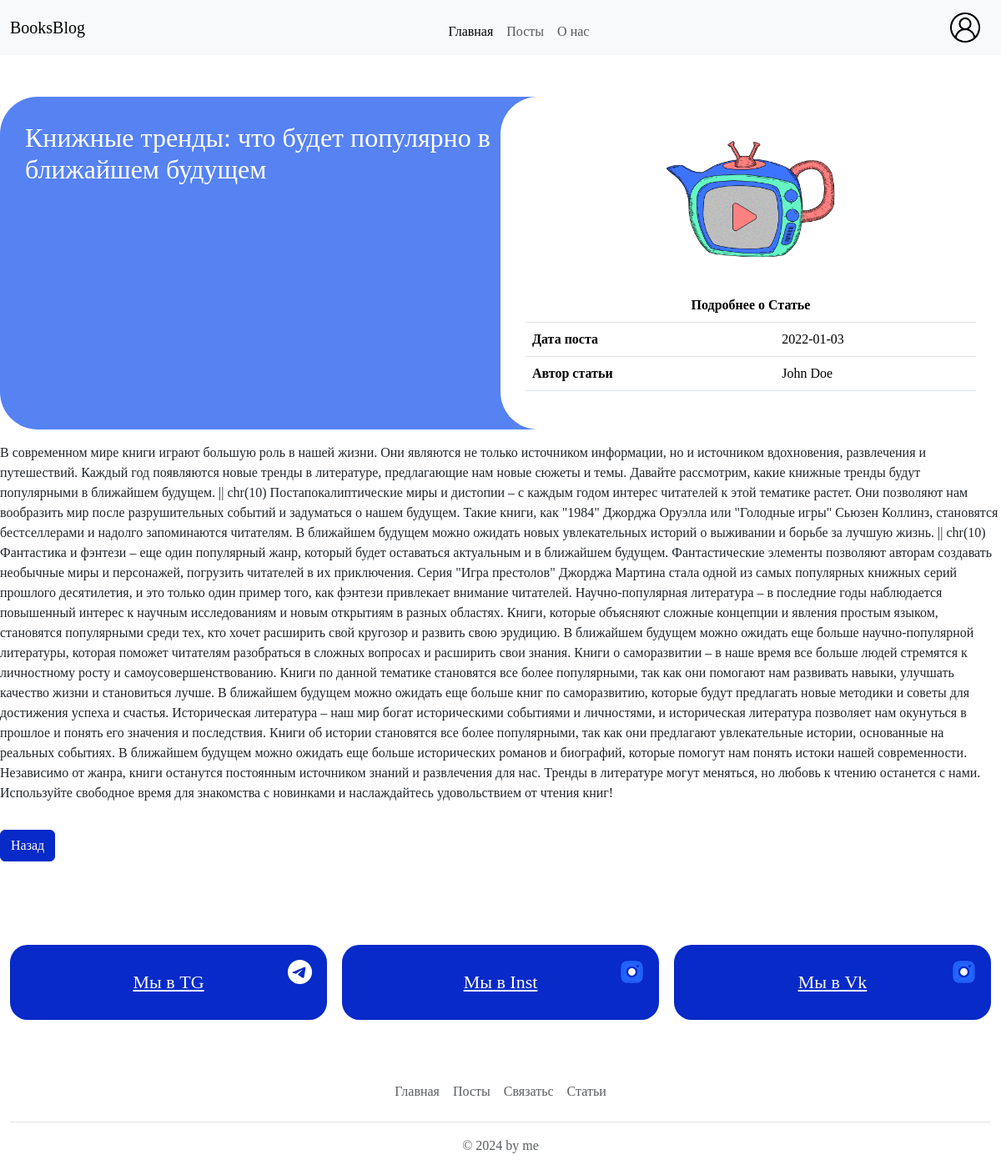
/book-blog-practice/article.php?id=3, run on the app's committed database.
### tables this page shows
CREATE TABLE `Article` (
  `Article_ID` int(11) NOT NULL,
  `Title` varchar(155) NOT NULL,
  `Text` varchar(15555) NOT NULL,
  `Date` varchar(155) NOT NULL,
  `img` varchar(155) DEFAULT NULL,
  `User_ID` int(11) NOT NULL,
  `bg` varchar(155) NOT NULL
);

CREATE TABLE `User` (
  `User_ID` int(11) NOT NULL,
  `Name` varchar(155) NOT NULL,
  `Surname` varchar(155) NOT NULL,
  `phoneNumber` varchar(155) NOT NULL,
  `password` varchar(155) NOT NULL,
  `login` varchar(155) NOT NULL,
  `Role_ID` int(11) NOT NULL
);

### book-blog-practice/article.php (the view, shortened to what this page needs)
<!DOCTYPE html>
<html lang="en">
<head>
    <link href="https://cdn.jsdelivr.net/npm/bootstrap@5.3.2/dist/css/bootstrap.min.css" rel="stylesheet">
    <link rel="stylesheet" href="style/index.css">
</head>
<body>
    <nav class="navbar navbar-expand-lg bg-body-tertiary">
        <div class="container">
            <a class="navbar-brand" href="index.php">BooksBlog</a>
            <div class="collapse navbar-collapse" id="navbarSupportedContent">
                <ul class="navbar-nav me-auto mb-2 mb-lg-0">
                    <li class="nav-item">
                        <a class="nav-link active" aria-current="page" href="#">Главная</a>
                    </li>
                    <li class="nav-item">
                        <a class="nav-link" href="#">Посты</a>
                    </li>
                    <li class="nav-item">
                        <a class="nav-link" href="#">О нас</a>
                    </li>
                </ul>
                <form class="d-flex" action="login.php">
                    <button class="btn login" type="">
                        <img src="media/images/user.png" alt="">
                    </button>
                </form>
            </div>
        </div>
    </nav>
    <div class="container fullPost">
    <?php
    $id = $_GET['id'];
    $connection = new mysqli("localhost", "root", "", "Fakhrutdinova_books_block");
    $query = "SELECT Article.*,  User.Name AS UserName, User.Surname AS UserSurname FROM Article LEFT JOIN User ON Article.User_ID = User.User_ID WHERE Article.Article_ID = $id";
    $result = mysqli_query($connection, $query);
    if (mysqli_num_rows($result) > 0) {
        $row = mysqli_fetch_assoc($result);
        echo '
        <div class="">
            <div>
                <div class="d-lg-flex gap-5">
                    ';
        echo '
                    <div class="post-content d-flex flex-column gap-3">
                     <div class="header">
                        <h2>' . $row['Title'] . '</h2>
                        <div class="header-image">
                         <img src="media/images/103.png"></img>
                         <table class="table">
                            <thead>
                            <tr>
                            <th colspan="2" scope="col" style="text-align: center;  ">Подробнее о Статье</th>
                            </tr>
                            </thead>
                            <tbody>
                            <tr>
                                <th scope="row">Дата поста</th>
                                <td>' . $row['Date'] . '</td>
                            </tr>
                            <tr>
                                <th scope="row">Автор статьи</th>
                                <td>' . $row['UserName'] . " " . $row['UserSurname'] . '</td>
                            </tr>
                            </tbody>
                        </table>
                        </div>
                     </div>
                        <p class=" ">' . $row['Text'] . '</p>
                         <a href="index.php" style="width: max-content;" class="btn btn-primary">Назад</a>
                     </div>
                </div>
            </div>
        </div>
        ';
    } else {
        echo "Пост не найден";
    }
    ?>
</div>
<div class="social-media container" id="contact">
            <a href="#" class="telegram social-media__btn">
                Мы в TG
                <img src="media/images/social-media/Telegram.svg" alt="Instagram">
            </a>
            <a href="#" class="instagram social-media__btn">
            Мы в Inst
            <img src="media/images/social-media/Instagram.svg" alt="Instagram">
            </a>
            <a href="#" class="instagram social-media__btn">
            Мы в Vk
                <img src="media/images/social-media/Instagram.svg" alt="Instagram">
            </a>
        </div>
        <div class="container">
  <footer class="py-3 my-4">
    <ul class="nav justify-content-center border-bottom pb-3 mb-3">
      <li class="nav-item"><a class="nav-link px-2 text-muted" aria-current="page" href="#">Главная</a></li>
      <li class="nav-item">  <a class="nav-link px-2 text-muted" href="#">Посты</a></li>
      <li class="nav-item"><a class="nav-link px-2 text-muted" href="#">Связатьс</a></li>
      <li class="nav-item"><a class="nav-link px-2 text-muted" href="#">Статьи</a></li>
     </ul>
    <p class="text-center text-muted">&copy; 2024 by me</p>
  </footer>
</div>
</body>
</html>

### book-blog-practice/style/index.css (style rules this page uses)
:root { --ligth-blue: #5682F2; --blue: #072AC8; --orange: #F35B04; --black: #14151F; --white: #FFF; }
* { font-family: "Stolzl"; }
.btn { background-color: var(--blue); border-color: var(--blue); }
.container { max-width: 1200px; margin: auto; }
.login { height: 50px; }
.login img { height: 100%; }
.post-content { width: 100%; }
.fullPost { padding: 50px 0; }
.navbar-expand-lg .navbar-nav { margin: auto; }
nav .btn { background-color: transparent; border-color: transparent; }
.social-media { display: grid; grid-template-columns: 1fr 1fr 1fr; gap: 18px; margin: 50px auto; }
.social-media__btn { font-size: 22px; color: white; line-height: 0.9; text-align: center; border-radius: 21px; background: var(--blue); padding: 35px 0; position: relative; }
.social-media__btn img { position: absolute; top: 15px; right: 15px; fill: var(--white); color: white; }
.header { background-color: var(--ligth-blue); display: grid; grid-template-columns: 1fr 1fr; border-radius: 45px 0 0 45px; }
.header h2 { color: var(--white); margin: 30px 0 0 30px; }
.header-image { background-color: var(--white); border-radius: 45px 0 0 45px; padding: 30px; display:flex; flex-direction: column; justify-content: right; align-items: center; }
.header-image img { height: 200px; width: 230px; }

### data on the page
article: Title "Книжные тренды: что будет популярно в ближайшем будущем", Date "2022-01-03", User_ID.Name "John", User_ID.Surname "Doe", Text "В современном мире книги играют большую роль в нашей жизни. Они являются не только источником информации, но и источником вдохновения, развлечения и путешествий. Каждый год появляются новые тренды в литературе, предлагающие нам новые сюжеты и темы. Давайте рассмотрим, какие книжные тренды будут популярными в ближайшем будущем. || chr(10) Постапокалиптические миры и дистопии – с каждым годом интерес читателей к этой тематике растет. Они позволяют нам вообразить мир после разрушительных событий и задуматься о нашем будущем. Такие книги, как \"1984\" Джорджа Оруэлла или \"Голодные игры\" Сьюзен Коллинз, становятся бестселлерами и надолго запоминаются читателям. В ближайшем будущем можно ожидать…"
